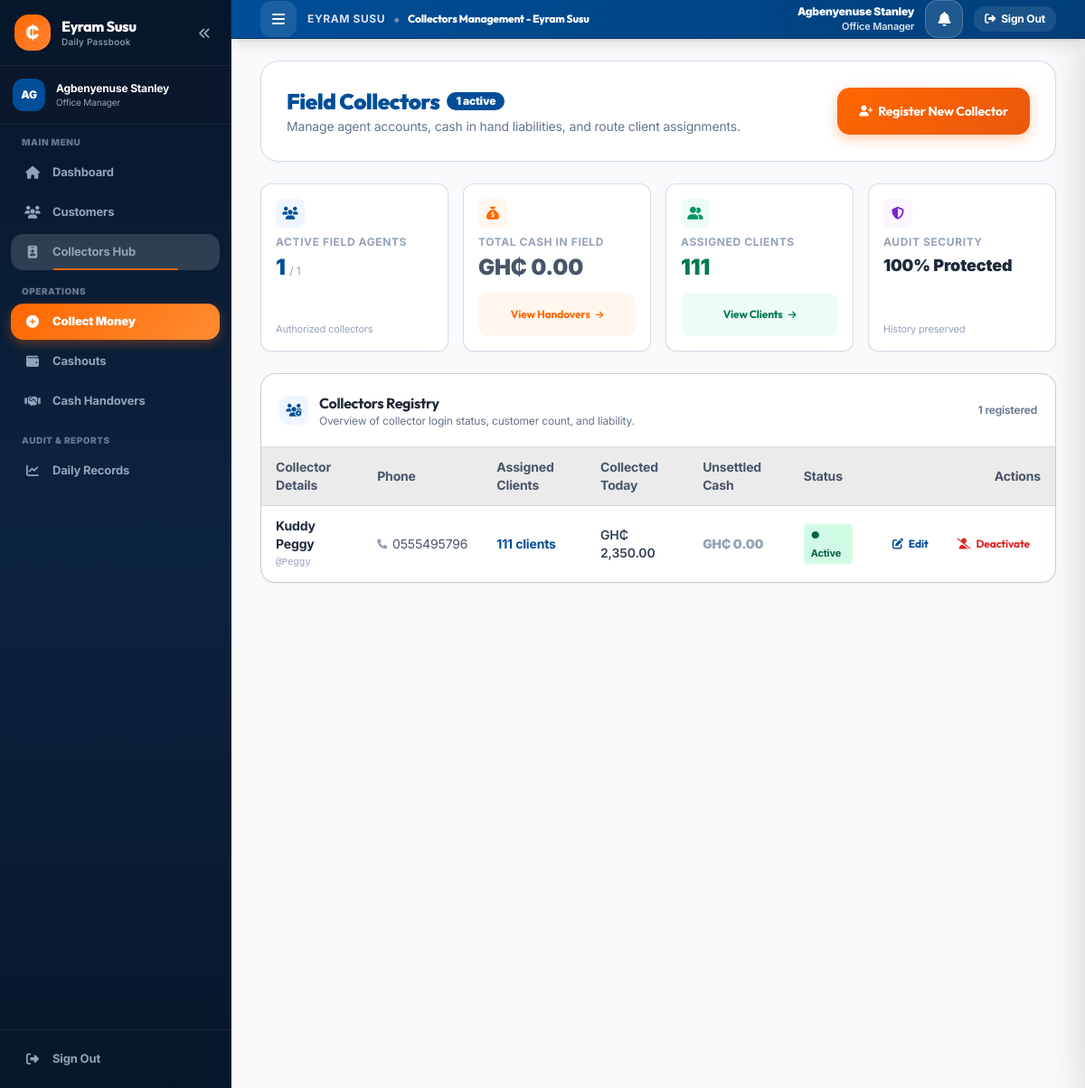
/collectors.php (signed in), run on the app's committed database.
### tables this page shows
CREATE TABLE `users` (
  `id` int(11) NOT NULL,
  `full_name` varchar(100) NOT NULL,
  `username` varchar(50) NOT NULL,
  `password_hash` varchar(255) NOT NULL,
  `role` enum('admin','collector') NOT NULL DEFAULT 'collector',
  `phone` varchar(20) DEFAULT NULL,
  `is_active` tinyint(1) DEFAULT 1,
  `created_at` timestamp NOT NULL DEFAULT current_timestamp()
);

### includes/functions.php (called while the page is built, shortened)
<?php
function format_money($amount) {
    return 'GH₵ ' . number_format((float)$amount, 2);
}
function paginate_array(array $items, int $perPage = 10, int $currentPage = 1): array {
    $total = count($items);
    $pages = max(1, (int)ceil($total / $perPage));
    $currentPage = max(1, min($currentPage, $pages));
    $offset = ($currentPage - 1) * $perPage;
    $pagedItems = array_slice($items, $offset, $perPage);
    $start = $total > 0 ? $offset + 1 : 0;
    $end = min($offset + $perPage, $total);
    return [
        'items' => $pagedItems,
        'total' => $total,
        'pages' => $pages,
        'current' => $currentPage,
        'per_page' => $perPage,
        'start' => $start,
        'end' => $end
    ];
}

### collectors.php (the view, shortened to what this page needs)
<?php
require_once __DIR__ . '/includes/functions.php';
$pdo = get_db_connection();
$stmtAll = $pdo->query("
    SELECT u.*,
           COALESCE(c.assigned_clients, 0) as assigned_clients,
           COALESCE(d.cash_in_hand, 0.00) as cash_in_hand,
           COALESCE(d.today_collected, 0.00) as today_collected
    FROM users u
    LEFT JOIN (
        SELECT assigned_collector_id, COUNT(*) as assigned_clients
        FROM customers
        WHERE is_active = 1
        GROUP BY assigned_collector_id
    ) c ON u.id = c.assigned_collector_id
    LEFT JOIN (
        SELECT collector_id,
               SUM(CASE WHEN handover_id IS NULL THEN amount ELSE 0 END) as cash_in_hand,
               SUM(CASE WHEN deposit_date = CURRENT_DATE THEN amount ELSE 0 END) as today_collected
        FROM deposits
        GROUP BY collector_id
    ) d ON u.id = d.collector_id
    WHERE u.role = 'collector'
    ORDER BY u.is_active DESC, u.full_name ASC
");
$collectors = $stmtAll->fetchAll();
$page = max(1, (int)($_GET['page'] ?? 1));
$perPage = 10;
$pagedCollectors = paginate_array($collectors, $perPage, $page);
$displayCollectors = $pagedCollectors['items'];
$activeCollectors = array_filter($collectors, fn($col) => (int)$col['is_active'] === 1);
$totalCollectors = count($collectors);
$activeCount = count($activeCollectors);
$totalCashInHands = array_sum(array_column($collectors, 'cash_in_hand'));
$totalAssignedClients = array_sum(array_column($collectors, 'assigned_clients'));
require_once __DIR__ . '/includes/header.php';
?>
<div class="space-y-6">
    <div class="flex flex-col sm:flex-row sm:items-center sm:justify-between gap-4 section-card">
        <div>
            <div class="flex items-center gap-2">
                <h1 class="text-xl sm:text-2xl font-black text-steel_azure">Field Collectors</h1>
                <span class="px-2.5 py-0.5 rounded-full text-xs font-black bg-steel_azure text-white">
                    <?= $activeCount ?> active
                </span>
            </div>
            <p class="text-xs sm:text-sm text-slate-500 mt-0.5">Manage agent accounts, cash in hand liabilities, and route client assignments.</p>
        </div>
        <button type="button" onclick="openAddModal()"
                class="btn-action-primary text-xs sm:text-sm flex items-center gap-1.5">
            <i class="fa-solid fa-user-plus text-xs"></i>
            <span>Register New Collector</span>
        </button>
    </div>
    <div class="grid grid-cols-2 lg:grid-cols-4 gap-3 sm:gap-4">
        <div class="kpi-card flex flex-col justify-between">
            <div>
                <div class="kpi-icon bg-blue-50 text-steel_azure"><i class="fa-solid fa-users"></i></div>
                <span class="text-xs font-bold text-slate-400 uppercase tracking-wider block mt-2">Active Field Agents</span>
                <div class="text-xl sm:text-2xl font-black text-steel_azure mt-1">
                    <?= $activeCount ?> <span class="text-xs text-slate-400 font-normal">/ <?= $totalCollectors ?></span>
                </div>
            </div>
            <span class="text-[11px] text-slate-400 mt-2">Authorized collectors</span>
        </div>
        <div class="kpi-card flex flex-col justify-between">
            <div>
                <div class="kpi-icon bg-orange-50 text-pumpkin_spice"><i class="fa-solid fa-sack-dollar"></i></div>
                <span class="text-xs font-bold text-slate-400 uppercase tracking-wider block mt-2">Total Cash in Field</span>
                <div class="text-xl sm:text-2xl font-black <?= $totalCashInHands > 0 ? 'text-pumpkin_spice' : 'text-slate-600' ?> mt-1">
                    <?= format_money($totalCashInHands) ?>
                </div>
            </div>
            <a href="daily_handover.php" class="btn-touch mt-3 w-full py-1.5 px-3 rounded-xl text-xs font-bold bg-orange-50 text-pumpkin_spice hover:bg-pumpkin_spice hover:text-white border border-orange-200 transition shadow-2xs flex items-center justify-center gap-1.5">
                <span>View Handovers</span>
                <i class="fa-solid fa-arrow-right text-[10px]"></i>
            </a>
        </div>
        <div class="kpi-card flex flex-col justify-between">
            <div>
                <div class="kpi-icon bg-emerald-50 text-emerald-600"><i class="fa-solid fa-user-group"></i></div>
                <span class="text-xs font-bold text-slate-400 uppercase tracking-wider block mt-2">Assigned Clients</span>
                <div class="text-xl sm:text-2xl font-black text-emerald-700 mt-1">
                    <?= $totalAssignedClients ?>
                </div>
            </div>
            <a href="customers.php" class="btn-touch mt-3 w-full py-1.5 px-3 rounded-xl text-xs font-bold bg-emerald-50 text-emerald-700 hover:bg-emerald-600 hover:text-white border border-emerald-200 transition shadow-2xs flex items-center justify-center gap-1.5">
                <span>View Clients</span>
                <i class="fa-solid fa-arrow-right text-[10px]"></i>
            </a>
        </div>
        <div class="kpi-card flex flex-col justify-between">
            <div>
                <div class="kpi-icon bg-purple-50 text-purple-700"><i class="fa-solid fa-shield-halved"></i></div>
                <span class="text-xs font-bold text-slate-400 uppercase tracking-wider block mt-2">Audit Security</span>
                <div class="text-base sm:text-lg font-black text-slate-800 mt-1">
                    100% Protected
                </div>
            </div>
            <span class="text-[11px] text-slate-400 mt-2">History preserved</span>
        </div>
    </div>
    <div class="bg-white rounded-2xl border border-silver-600 shadow-sm overflow-hidden">
        <div class="p-4 sm:p-5 border-b border-silver-600/70 flex items-center justify-between">
            <div class="flex items-center gap-3">
                <div class="section-heading-icon bg-blue-50 text-steel_azure">
                    <i class="fa-solid fa-users-gear"></i>
                </div>
                <div>
                    <h2 class="text-base font-bold text-slate-800">Collectors Registry</h2>
                    <p class="text-xs text-slate-500">Overview of collector login status, customer count, and liability.</p>
                </div>
            </div>
            <span class="text-xs text-slate-500 font-semibold"><?= $totalCollectors ?> registered</span>
        </div>
        <div class="overflow-x-auto">
            <table class="w-full text-left text-xs sm:text-sm">
                <thead class="bg-platinum text-slate-600 font-semibold border-b border-silver-600/70">
                    <tr>
                        <th class="py-3 px-4">Collector Details</th>
                        <th class="py-3 px-4">Phone</th>
                        <th class="py-3 px-4">Assigned Clients</th>
                        <th class="py-3 px-4">Collected Today</th>
                        <th class="py-3 px-4">Unsettled Cash</th>
                        <th class="py-3 px-4">Status</th>
                        <th class="py-3 px-4 text-right">Actions</th>
                    </tr>
                </thead>
                <tbody class="divide-y divide-silver-600/50">
                    <?php if (empty($displayCollectors)): ?>
                        <tr>
                            <td colspan="7" class="text-center">
                                <div class="empty-state">
                                    <div class="empty-state-icon bg-blue-50 text-steel_azure">
                                        <i class="fa-solid fa-users text-3xl"></i>
                                    </div>
                                    <div class="empty-state-title">No Collectors Registered</div>
                                    <div class="empty-state-text">Add your first field collector to begin managing savings routes.</div>
                                </div>
                            </td>
                        </tr>
                    <?php else: ?>
                        <?php foreach ($displayCollectors as $col): ?>
                            <tr class="hover:bg-platinum-800 transition <?= (int)$col['is_active'] === 0 ? 'opacity-60 bg-slate-50' : '' ?>">
                                <td class="py-3 px-4">
                                    <div class="font-bold text-slate-800 text-sm"><?= htmlspecialchars($col['full_name']) ?></div>
                                    <div class="text-[11px] text-slate-400 font-mono">@<?= htmlspecialchars($col['username']) ?></div>
                                </td>
                                <td class="py-3 px-4 text-slate-600">
                                    <div class="flex items-center gap-1.5">
                                        <i class="fa-solid fa-phone text-slate-400 text-[11px]"></i>
                                        <span><?= htmlspecialchars($col['phone'] ?: 'N/A') ?></span>
                                    </div>
                                </td>
                                <td class="py-3 px-4">
                                    <a href="customers.php" class="inline-flex items-center gap-1 font-bold text-steel_azure hover:underline">
                                        <span><?= $col['assigned_clients'] ?> clients</span>
                                    </a>
                                </td>
                                <td class="py-3 px-4 font-semibold text-slate-700">
                                    <?= format_money($col['today_collected']) ?>
                                </td>
                                <td class="py-3 px-4 font-black <?= $col['cash_in_hand'] > 0 ? 'text-pumpkin_spice' : 'text-slate-400' ?>">
                                    <?= format_money($col['cash_in_hand']) ?>
                                </td>
                                <td class="py-3 px-4">
                                    <?php if ((int)$col['is_active'] === 1): ?>
                                        <span class="inline-flex items-center px-2 py-0.5 rounded text-[11px] font-bold bg-emerald-100 text-emerald-800">
                                            ● Active
                                        </span>
                                    <?php else: ?>
                                        <span class="inline-flex items-center px-2 py-0.5 rounded text-[11px] font-bold bg-slate-200 text-slate-600">
                                            Deactivated
                                        </span>
                                    <?php endif; ?>
                                </td>
                                <td class="py-3 px-4 text-right whitespace-nowrap">
                                    <div class="flex items-center justify-end gap-2">
                                        <button type="button"
                                                onclick='openEditModal(<?= json_encode($col) ?>)'
                                                class="btn-touch px-3 py-1.5 bg-white hover:bg-platinum text-steel_azure border border-steel_azure text-xs font-bold rounded-xl transition inline-flex items-center gap-1.5">
                                            <i class="fa-solid fa-pen-to-square text-xs"></i>
                                            <span>Edit</span>
                                        </button>
                                        <?php if ((int)$col['is_active'] === 1): ?>
                                            <button type="button"
                                                    onclick='openDeactivateModal(<?= htmlspecialchars(json_encode($col), ENT_QUOTES) ?>)'
                                                    class="btn-touch px-3 py-1.5 bg-white hover:bg-red-50 text-red-600 border border-red-300 text-xs font-bold rounded-xl transition inline-flex items-center gap-1.5">
                                                <i class="fa-solid fa-user-slash text-xs"></i>
                                                <span>Deactivate</span>
                                            </button>
                                        <?php endif; ?>
                                    </div>
                                </td>
                            </tr>
                        <?php endforeach; ?>
                    <?php endif; ?>
                </tbody>
            </table>
        </div>
    </div>
</div>
<?php require_once __DIR__ . '/includes/footer.php'; ?>

### assets/css/custom.css (style rules this page uses)
:root { --pumpkin: #ff6700; --pumpkin-dark: #cc5200; --steel: #004e98; --steel-dark: #002f5c; --ocean: #3a6ea5; --platinum: #f4f6f8; --silver: #e2e8f0; --focus-ring: 0 0 0 3px rgba(0, 78, 152, 0.35); --focus-ring-pumpkin: 0 0 0 3px rgba(255, 103, 0, 0.3); --ease-out: cubic-bezier(0.16, 1, 0.3, 1); --ease-in-out: cubic-bezier(0.4, 0, 0.2, 1); }
body { font-family: 'Inter', -apple-system, BlinkMacSystemFont, sans-serif; background: linear-gradient(180deg, #f8fafc 0%, #f1f5f9 100%); color: #1e293b; -webkit-tap-highlight-color: transparent; letter-spacing: -0.01em; }
h1, h2, h3, h4, .font-heading { font-family: 'Outfit', 'Inter', sans-serif; letter-spacing: -0.02em; }
.btn-touch { min-height: 48px; display: inline-flex; align-items: center; justify-content: center; gap: 0.375rem; font-family: 'Outfit', sans-serif; font-weight: 700; font-size: 0.875rem; padding: 0.75rem 1.25rem; border-radius: 0.875rem; border: none; cursor: pointer; text-decoration: none; transition: all 0.15s ease-in-out; position: relative; overflow: hidden; white-space: nowrap; -webkit-tap-highlight-color: transparent; }
.section-card { background: #ffffff; border: 1px solid rgba(203, 213, 225, 0.8); border-radius: 1.25rem; padding: 1.5rem; box-shadow: 0 1px 3px rgba(0, 0, 0, 0.04); }
@media (min-width: 640px) { .section-card { padding: 1.75rem; } }
.btn-action-primary { min-height: 52px; display: inline-flex; align-items: center; justify-content: center; font-family: 'Outfit', sans-serif; font-weight: 700; font-size: 0.95rem; padding: 0.85rem 1.5rem; border-radius: 0.875rem; background: linear-gradient(135deg, #ff6700 0%, #ea580c 100%); color: #ffffff; box-shadow: 0 4px 14px 0 rgba(255, 103, 0, 0.35); transition: all 0.15s ease-in-out; }
.page-enter>*:nth-child(1) { animation-delay: 0.03s; }
.section-heading-icon { width: 32px; height: 32px; border-radius: 0.5rem; display: flex; align-items: center; justify-content: center; font-size: 0.875rem; flex-shrink: 0; }
.kpi-card { background: #ffffff; padding: 1rem; border-radius: 0.75rem; border: 1px solid rgba(203, 213, 225, 0.8); box-shadow: 0 1px 3px rgba(0, 0, 0, 0.04); display: flex; flex-direction: column; justify-content: space-between; transition: box-shadow 0.2s ease; }
.kpi-icon { width: 32px; height: 32px; border-radius: 0.5rem; display: flex; align-items: center; justify-content: center; font-size: 0.875rem; margin-bottom: 0.5rem; }

### data on the page
users: is_active "1", full_name "Kuddy Peggy", username "Peggy", phone "0555495796", assigned_clients "111", today_collected "GH₵ 2,350.00", cash_in_hand "GH₵ 0.00", shows "● Active"

### other printed values
substr($currentUser['full_name'], 0, 2) "AG"
$currentUser['full_name'] "Agbenyenuse Stanley"
$pageTitle "Collectors Management - Eyram Susu"
$totalCollectors "1"
format_money($totalCashInHands) "GH₵ 0.00"
$totalAssignedClients "111"
